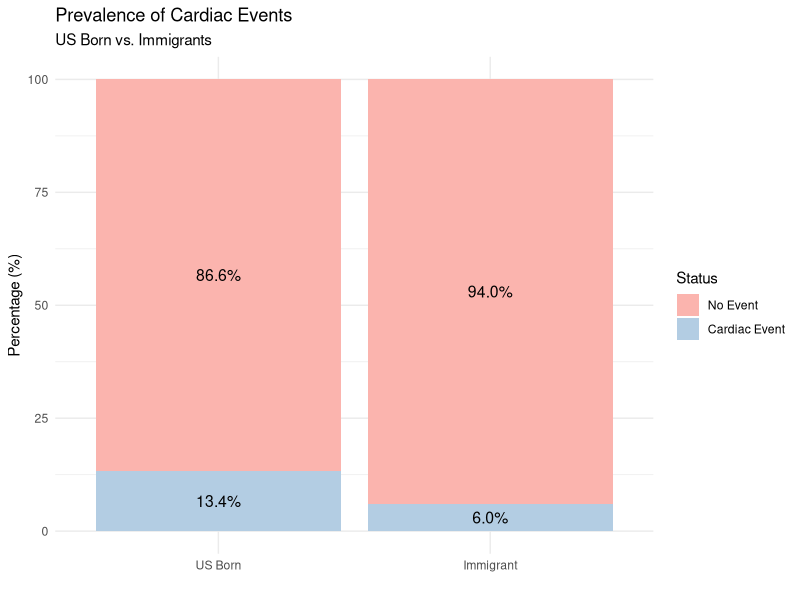
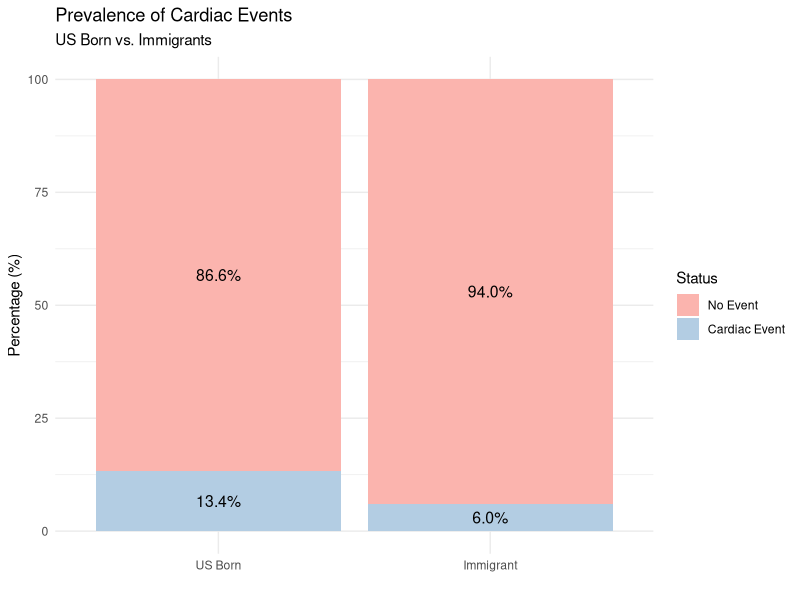

Reproduce these figures in R, in order.
# -----------------------------------------------------------------------------
# Analysis of Cardiac Events (CVD): Chi-Square Test
# -----------------------------------------------------------------------------
library(tidyverse)
library(ggplot2)

# 1. Load Data
data <- read.csv("data/dataset.csv")

# 2. Preprocessing
# Filter out missing values for these specific variables
data_cvd <- data %>%
  filter(!is.na(Is_Immigrant) & !is.na(Has_CVD)) %>%
  mutate(
    Immigrant_Label = factor(Is_Immigrant, 
                             levels = c(0, 1), 
                             labels = c("US Born", "Immigrant")),
    CVD_Label = factor(Has_CVD, 
                       levels = c(0, 1), 
                       labels = c("No Event", "Cardiac Event"))
  )

# 3. Create Contingency Table
cvd_table <- table(data_cvd$Immigrant_Label, data_cvd$CVD_Label)

# 4. Run Chi-Square Test
chisq_result <- chisq.test(cvd_table)

print("--- CARDIAC EVENT CONTINGENCY TABLE ---")
print(cvd_table)

print("--- CHI-SQUARE TEST RESULTS ---")
print(chisq_result)

# 5. Calculate Prevalence (Percentages)
# prop.table(x, 1) calculates proportions across rows
prevalence <- prop.table(cvd_table, 1) * 100
print("--- PREVALENCE OF CVD (%) ---")
print(round(prevalence, 2))

# 6. Visualization: Stacked Bar Chart
# We calculate percentages manually for the plot to look nice
plot_data <- data_cvd %>%
  group_by(Immigrant_Label, CVD_Label) %>%
  summarise(Count = n()) %>%
  mutate(Percentage = Count / sum(Count) * 100)

plot_cvd <- ggplot(plot_data, aes(x = Immigrant_Label, y = Percentage, fill = CVD_Label)) +
  geom_bar(stat = "identity") +
  labs(title = "Prevalence of Cardiac Events",
       subtitle = "US Born vs. Immigrants",
       y = "Percentage (%)",
       x = "",
       fill = "Status") +
  theme_minimal() +
  scale_fill_brewer(palette = "Pastel1") +
  geom_text(aes(label = sprintf("%.1f%%", Percentage)), 
            position = position_stack(vjust = 0.5), 
            size = 4)

print(plot_cvd)
ggsave("cvd_prevalence.png", plot_cvd, width = 6, height = 5)
